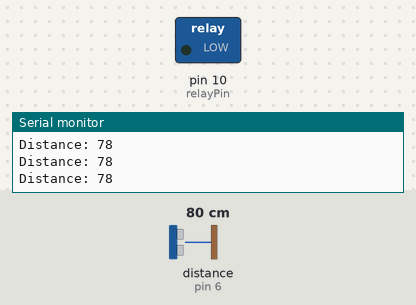
The sketch below on a simulated Arduino Uno, built with avr-gcc and run on an emulated ATmega328P. On the bench: switched loads named in the sketch (green lamp = pin HIGH), the last lines printed to the serial monitor. Wiring (inferred from the names in the program): ultrasonic range finder: trigger pin 5; echo pin 6. The inputs (shaded band) are chosen by the test bench; at power-on: distance to the obstacle (sensor on pin 6) 80 cm. The echo pulse lasts 58.3 µs per cm; pins used as bus, display or sensor lines are not drawn.

Above: at 1.2 s.
1.3 s: distance to the obstacle (sensor on pin 6) set to 23 cm
2.8 s: distance to the obstacle (sensor on pin 6) set to 18 cm
At 3.9 s:
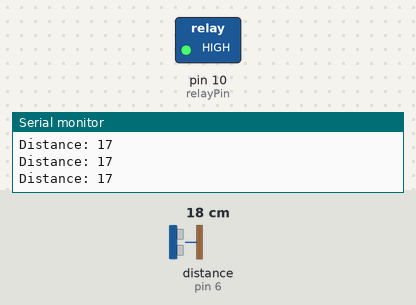
4.3 s: distance to the obstacle (sensor on pin 6) set to 35 cm
At 5.0 s:
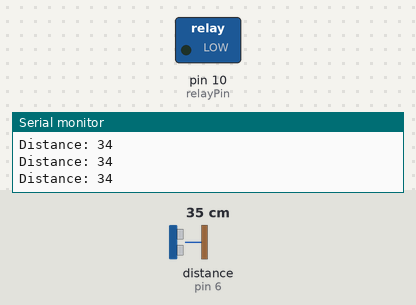
7.3 s: distance to the obstacle (sensor on pin 6) set to 17 cm
At 8.5 s:
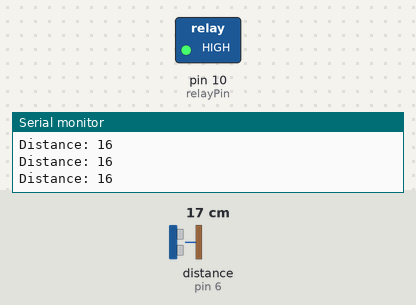
Timing chart, 0 to 9.8 s (numbered marks = the images above; inputs shaded):
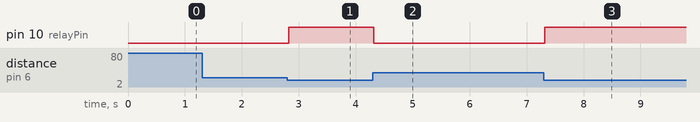

Measured:
- the behaviour switches between 21 and 20 cm on distance to the obstacle (sensor on pin 6) (found by bisection; images 0 and 1)
- after the input at 2.8 s, pin 10 (relayPin): LOW → HIGH at once
- after the input at 4.3 s, pin 10 (relayPin): HIGH → LOW at once
- after the input at 7.3 s, pin 10 (relayPin): LOW → HIGH at once

The sketch:

Ultrasonic_Sensor_Relay.ino
```cpp
int trigPin = 5;
int echoPin = 6;
int relayPin = 10;
void setup() {
  pinMode(trigPin, OUTPUT);
  pinMode(echoPin, INPUT);
  pinMode(relayPin, OUTPUT);
  digitalWrite(trigPin, LOW); // clean the trigPin
  Serial.begin(9600);
}
void loop() {
  digitalWrite(trigPin, HIGH);
  delayMicroseconds(10); // triger for 10 micro seconds
  digitalWrite(trigPin, LOW);
  long duration = pulseIn(echoPin, HIGH); // Read returns the sound wave travel time in microseconds
  int distance = duration * 0.034 / 2;   // Calculating the distance
  Serial.print("Distance: ");
  Serial.println(distance);
  if (distance < 20){
    digitalWrite(relayPin, HIGH);
  }
  else{
    digitalWrite(relayPin, LOW);
  }
}
```
